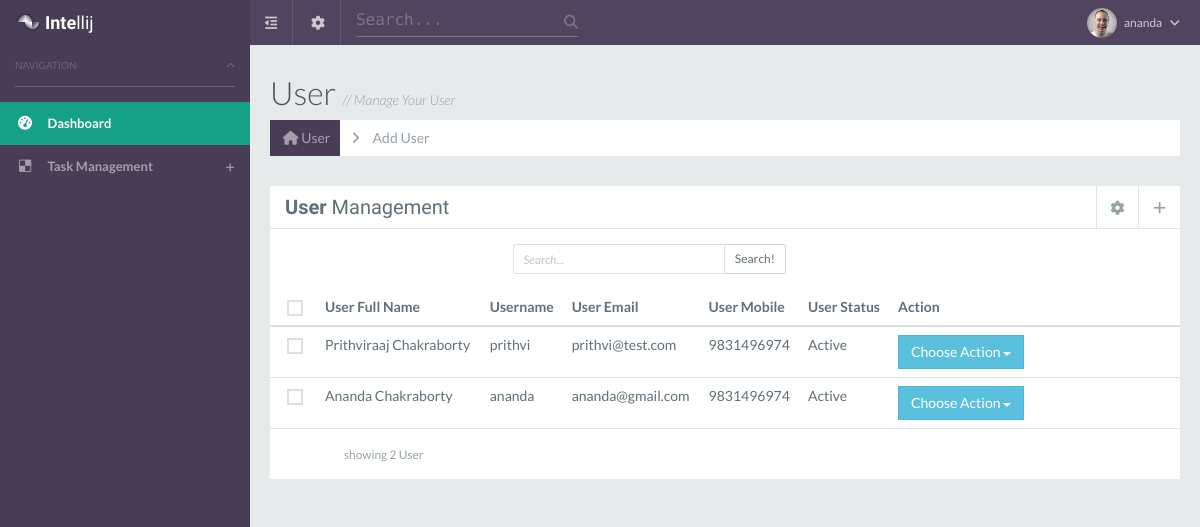
Screenshot of /user_listing.php (signed in) with the database file from the repository.
### tables this page shows
CREATE TABLE `user` (
  `user_id` int(10) NOT NULL,
  `user_fname` varchar(255) NOT NULL,
  `user_lname` varchar(255) NOT NULL,
  `user_name` varchar(255) NOT NULL,
  `user_password` varchar(255) NOT NULL,
  `user_contact` varchar(255) NOT NULL,
  `user_email` varchar(255) NOT NULL,
  `user_status` enum('1','0') NOT NULL COMMENT '1=Active,0=Block',
  `is_delete` enum('0','1') NOT NULL COMMENT '0=''Not delete'',1=''Deleted''',
  `user_create_date` datetime NOT NULL,
  `user_mod_date` datetime NOT NULL
);

### classes/user.php (called while the page is built, shortened)
<?php
class User {
    public $pdo;
    public function __construct($db)
    {
        $this->pdo = $db;
    }
    public function getAllUser()
    {
        $sql = "select * from  user WHERE is_delete ='0' ORDER BY user_create_date DESC ";
        $stmt =  $this->pdo->prepare($sql);
        $stmt->execute();
        $rows = $stmt->fetchAll(PDO::FETCH_ASSOC);
        return $rows;
    }
}

### user_listing.php (the view, shortened to what this page needs)
<?php
include ('config/connect.php');
include ('classes/user.php');
$con = new connect_pdo();
$dbh = $con->getDb();
$user = new User($dbh);
if(isset($_REQUEST['srch_user']))
{
    $keyword = $_REQUEST['keyword'];
    $dis_user_data = $user->searchUser($keyword);
}
else
{
    $dis_user_data = $user->getAllUser();
}
?>
<?php include('include/inner-header.php'); ?>
<?php include('include/leftmenu.php'); ?>
<?php include('include/rightmenu.php'); ?>
    <section id="content">
        <div class="page page-tables-bootstrap">
            <div class="pageheader">
                <h2>User <span>// Manage Your User</span></h2>
                <div class="page-bar">
                    <ul class="page-breadcrumb">
                        <li>
                            <a href="user_listing"><i class="fa fa-home"></i> User</a>
                        </li>
                        <li>
                            <a href="add_user">Add User</a>
                        </li>
                    </ul>
                </div>
            </div>
            <div class="row">
                <div class="col-md-12">
                    <section class="tile">
                        <div class="tile-header dvd dvd-btm">
                            <h1 class="custom-font"><strong>User</strong> Management</h1>
                            <ul class="controls">
                                <li class="dropdown">
                                    <a role="button" tabindex="0" class="dropdown-toggle settings" data-toggle="dropdown">
                                        <i class="fa fa-cog"></i>
                                    </a>
                                </li>
                                <li><a href="add_user" role="button" tabindex="0"><i class="fa fa-plus"></i></a></li>
                            </ul>
                        </div>
                        <div class="tile-widget">
                            <div class="row">
                                <div class="col-sm-3"></div>
                               <form method="get">
                                <div class="col-sm-4">
                                    <div class="input-group">
                                        <input type="text" class="input-sm form-control" placeholder="Search..." name="keyword">
                                        <span class="input-group-btn">
                                                    <button class="btn btn-sm btn-default" type="submit" name="srch_user">Search!</button>
                                                  </span>
                                    </div>
                                </div>
                               </form>
                            </div>
                        </div>
                        <div class="tile-body p-0">
                            <div class="table-responsive">
                                <table class="table mb-0" id="usersList">
                                    <thead>
                                    <tr>
                                        <th style="width:20px;">
                                            <label class="checkbox checkbox-custom-alt checkbox-custom-sm m-0">
                                                <input type="checkbox" id="select-all"><i></i>
                                            </label>
                                        </th>
                                        <th>User Full Name</th>
                                        <th>Username</th>
                                        <th>User Email</th>
                                        <th>User Mobile</th>
                                        <th>User Status</th>
                                        <th style="width:30px;">Action</th>
                                    </tr>
                                    </thead>
                                    <tbody>
                                    <?php
                                     $cnt_user = count($dis_user_data);
                                     if(!empty($dis_user_data)) {
                                         foreach ($dis_user_data as $c) {
                                             ?>
                                             <tr>
                                                 <td><label class="checkbox checkbox-custom-alt checkbox-custom-sm m-0"><input
                                                                 type="checkbox" class="selectMe"><i></i></label></td>
                                                 <td><?php echo $c['user_fname'] . ' ' . $c['user_lname']; ?></td>
                                                 <td><?php echo $c['user_name']; ?></td>
                                                 <td><?php echo $c['user_email']; ?></td>
                                                 <td><?php echo $c['user_contact']; ?></td>
                                                 <td><?php if ($c['user_status'] == '1') {
                                                         echo "Active";
                                                     } else {
                                                         echo "Deactive";
                                                     } ?></td>
                                                 <td style="width: 290px;">
                                                     <div class="btn-group">
                                                         <button id="btnGroupVerticalDrop3" type="button"
                                                                 class="btn btn-info dropdown-toggle"
                                                                 data-toggle="dropdown" aria-expanded="false">
                                                             Choose Action
                                                             <span class="caret"></span>
                                                         </button>
                                                     </div>
                                                 </td>
                                             </tr>
                                             <?php
                                         }
                                     }
                                     else
                                     {
                                         ?>
                                         <tr>
                                             <td colspan="5">Sorry No User Found</td>
                                         </tr>
                                         <?php
                                     }
                                    ?>
                                    </tbody>
                                </table>
                            </div>
                        </div>
                        <div class="tile-footer dvd dvd-top">
                            <div class="row">
                                <div class="col-sm-3 text-center">
                                    <small class="text-muted">showing <?php echo $cnt_user;  ?> User</small>
                                </div>
                            </div>
                        </div>
                    </section>
                </div>
            </div>
        </div>
    </section>
<?php include('include/inner-footer.php'); ?>

### include/inner-header.php (shortened to what this page needs)
<!doctype html>
 <html class="no-js" lang="">
<head>
    <link rel="stylesheet" href="assets/css/vendor/bootstrap.min.css">
    <link rel="stylesheet" href="assets/css/vendor/animate.css">
    <link rel="stylesheet" href="assets/css/vendor/font-awesome.min.css">
    <link rel="stylesheet" href="assets/js/vendor/daterangepicker/daterangepicker-bs3.css">
    <link rel="stylesheet" href="assets/js/vendor/morris/morris.css">
    <link rel="stylesheet" href="assets/js/vendor/owl-carousel/owl.carousel.css">
    <link rel="stylesheet" href="assets/js/vendor/owl-carousel/owl.theme.css">
    <link rel="stylesheet" href="assets/js/vendor/rickshaw/rickshaw.min.css">
    <link rel="stylesheet" href="assets/js/vendor/datetimepicker/css/bootstrap-datetimepicker.min.css">
    <link rel="stylesheet" href="assets/js/vendor/datatables/css/jquery.dataTables.min.css">
    <link rel="stylesheet" href="assets/js/vendor/datatables/datatables.bootstrap.min.css">
    <link rel="stylesheet" href="assets/js/vendor/chosen/chosen.css">
    <link rel="stylesheet" href="assets/js/vendor/summernote/summernote.css">
    <link rel="stylesheet" href="assets/css/main.css">
</head>
<body id="minovate" class="appWrapper">
<div id="wrap" class="animsition">
    <section id="header">
        <header class="clearfix">
            <div class="branding">
                <a class="brand" href="dashboard">
                    <span><strong>Inte</strong>llij</span>
                </a>
            </div>
            <ul class="nav-left pull-left list-unstyled list-inline">
                <li class="sidebar-collapse divided-right">
                    <a role="button" tabindex="0" class="collapse-sidebar">
                        <i class="fa fa-outdent"></i>
                    </a>
                </li>
                <li class="dropdown divided-right settings">
                    <a role="button" tabindex="0" class="dropdown-toggle" data-toggle="dropdown">
                        <i class="fa fa-cog"></i>
                    </a>
                </li>
            </ul>
            <div class="search" id="main-search">
                <input type="text" class="form-control underline-input" placeholder="Search...">
            </div>
            <ul class="nav-right pull-right list-inline">
                <li class="dropdown nav-profile">
                    <a href class="dropdown-toggle" data-toggle="dropdown">
                        <img src="assets/images/profile-photo.jpg" alt="" class="img-circle size-30x30">
                        <span><?php echo $_SESSION['username'];  ?> <i class="fa fa-angle-down"></i></span>
                    </a>
                </li>
            </ul>
        </header>
    </section>

### include/leftmenu.php (shortened to what this page needs)
<div id="controls">
    <aside id="sidebar">
        <div id="sidebar-wrap">
            <div class="panel-group slim-scroll" role="tablist">
                <div class="panel panel-default">
                    <div class="panel-heading" role="tab">
                        <h4 class="panel-title">
                            <a data-toggle="collapse" href="#sidebarNav">
                                Navigation <i class="fa fa-angle-up"></i>
                            </a>
                        </h4>
                    </div>
                    <div id="sidebarNav" class="panel-collapse collapse in" role="tabpanel">
                        <div class="panel-body">
                            <ul id="navigation">
                                <li class="active"><a href="dashboard"><i class="fa fa-dashboard"></i> <span>Dashboard</span></a></li>
                                <li>
                                    <a role="button" tabindex="0"><i class="fa fa-delicious"></i> <span>Task Management</span></a>
                                </li>
                            </ul>
                        </div>
                    </div>
                </div>
            </div>
        </div>
    </aside>

### include/rightmenu.php (shortened to what this page needs)
</div>

### include/inner-footer.php (shortened to what this page needs)
</div>
</body>
</html>

### rows the page displays
user: user_fname "Prithviraaj", user_lname "Chakraborty", user_name "prithvi", user_email "prithvi@test.com", user_contact "9831496974", user_status "Active"
user: user_fname "Ananda", user_lname "Chakraborty", user_name "ananda", user_email "ananda@gmail.com", user_contact "9831496974", user_status "Active"

### other values shown
$_SESSION['username'] "ananda"
$cnt_user "2"
